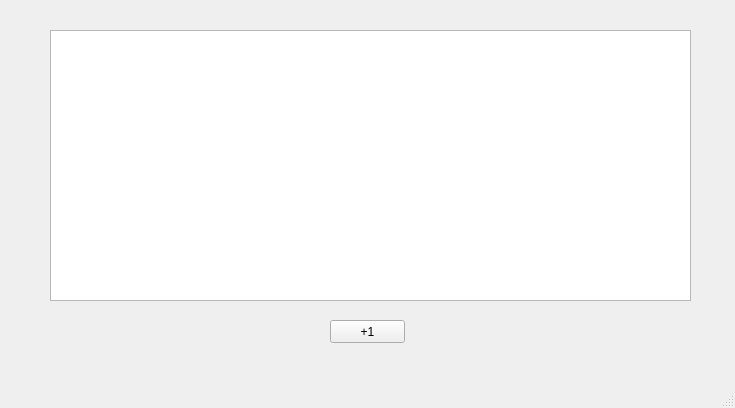
<?xml version="1.0" encoding="UTF-8"?>
<ui version="4.0">
 <class>Chart</class>
 <widget class="QMainWindow" name="Chart">
  <property name="geometry">
   <rect>
    <x>0</x>
    <y>0</y>
    <width>735</width>
    <height>408</height>
   </rect>
  </property>
  <property name="windowTitle">
   <string>Chart</string>
  </property>
  <widget class="QWidget" name="centralwidget">
   <widget class="QChartView" name="Data_Chart">
    <property name="geometry">
     <rect>
      <x>50</x>
      <y>30</y>
      <width>641</width>
      <height>271</height>
     </rect>
    </property>
   </widget>
   <widget class="QPushButton" name="Button">
    <property name="geometry">
     <rect>
      <x>330</x>
      <y>320</y>
      <width>75</width>
      <height>23</height>
     </rect>
    </property>
    <property name="text">
     <string>+1</string>
    </property>
   </widget>
  </widget>
  <widget class="QMenuBar" name="menubar">
   <property name="geometry">
    <rect>
     <x>0</x>
     <y>0</y>
     <width>735</width>
     <height>21</height>
    </rect>
   </property>
  </widget>
  <widget class="QStatusBar" name="statusbar"/>
 </widget>
 <customwidgets>
  <customwidget>
   <class>QChartView</class>
   <extends>QGraphicsView</extends>
   <header location="global">qchartview.h</header>
  </customwidget>
 </customwidgets>
 <resources/>
 <connections/>
</ui>
